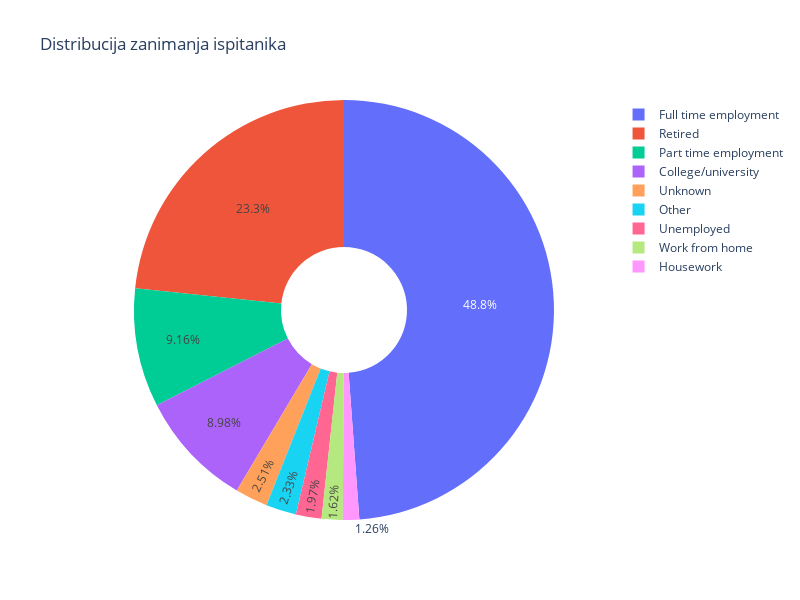

Notebook cell for this chart:
### Code cell
fig4 = px.pie(metadata_df, names="OCCUPATION_ID", title="Distribucija zanimanja ispitanika", hole=0.3)
fig4.update_layout(width=800, height=600)
fig4.show()

### Figure 1 — Plotly figure (JSON) as saved in the notebook; plotly's stock layout.template omitted (floating-point values rounded to 4 significant figures; data arrays with more than 128 entries replaced by an {"elided": "..."} marker saying what was removed)
{"data": [{"domain": {"x": [0, 1], "y": [0, 1]}, "hole": 0.3, "hovertemplate": "OCCUPATION_ID=%{label}<extra></extra>", "labels": {"elided": "557 str values"}, "legendgroup": "", "name": "", "showlegend": true, "type": "pie"}], "layout": {"height": 600, "legend": {"tracegroupgap": 0}, "title": {"text": "Distribucija zanimanja ispitanika"}, "width": 800}}
